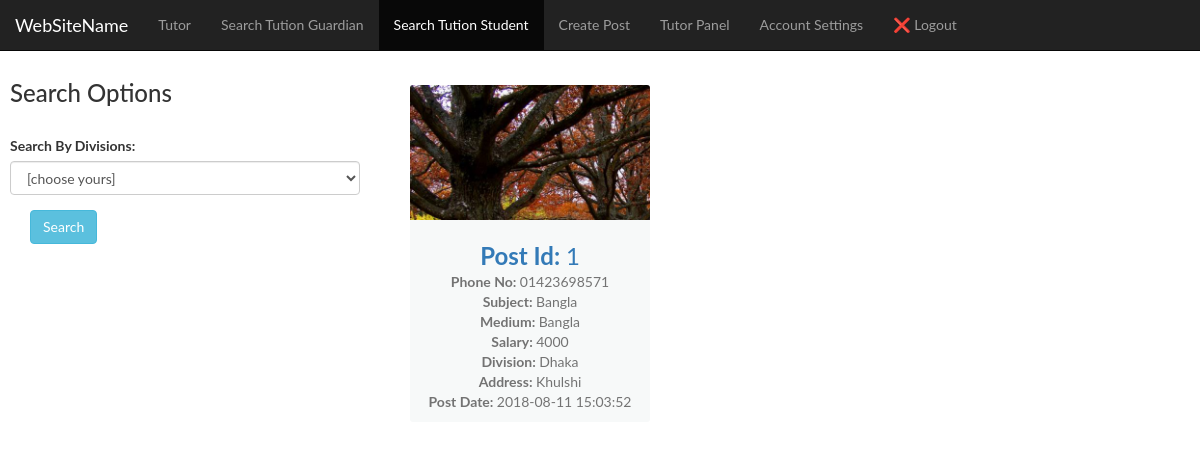
The page /searchTutionstudent.php on the database as committed earlier.
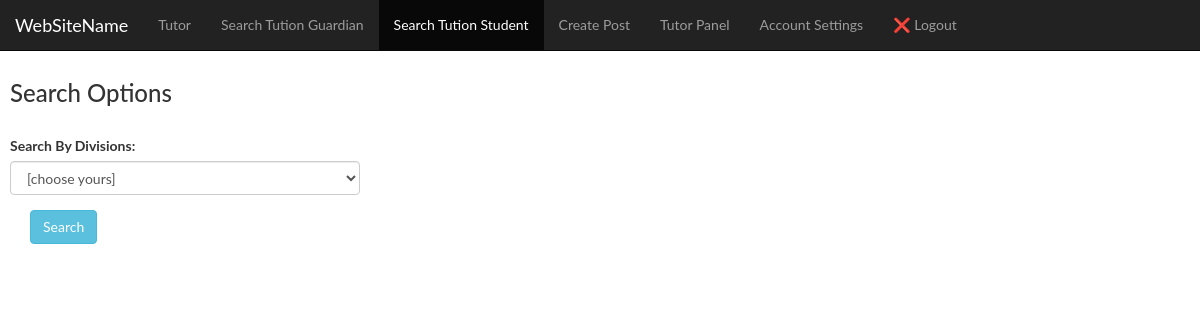
The same page on the database as committed later.
### tables this page shows
CREATE TABLE `st_post` (
  `post_id` int(10) NOT NULL,
  `st_id` varchar(15) NOT NULL,
  `subjects` varchar(15) NOT NULL,
  `medium` varchar(10) NOT NULL,
  `salary` int(8) NOT NULL,
  `divisions` varchar(15) NOT NULL,
  `address` varchar(25) NOT NULL,
  `dateTime` timestamp NOT NULL DEFAULT CURRENT_TIMESTAMP ON UPDATE CURRENT_TIMESTAMP
);

### searchTutionstudent.php (the view, shortened to what this page needs)
<?php
    require 'config.php';
?>
<!DOCTYPE html>
<html>
<head>
    <link href="css/bootstrap.min.css" rel="stylesheet">
    <link href="css/bootstrap.css" rel="stylesheet">
    <link href="style.css" rel="stylesheet">
    <link rel="stylesheet" type="text/css" media="screen" href="css/common.css" />
</head>
<body>
<nav class="navbar navbar-inverse navbar-fixed-top">
  <div class="container-fluid">
    <div class="navbar-header">
      <a class="navbar-brand" href="#">WebSiteName</a>
    </div>
    <ul class="nav navbar-nav">
    <li><a href="tutor.php">Tutor</a></li>
      <li><a href="searchTution.php">Search Tution Guardian</a></li>
      <li class="active"><a href="searchTutionstudent.php">Search Tution Student</a></li>
      <li><a href="post.php">Create Post</a></li>
      <li><a href="tutorPanel.php">Tutor Panel</a></li>
      <li><a href="infoupdate.php">Account Settings</a></li>
      <li><a href="logout.php"><?php echo '<span>&#10060</span>'?> Logout</a></li>
    </ul>
  </div>
</nav>
<div class="sidenav">
<h3>Search Options</h3>
        <br>
        <div class="form-group">
        <form action="#" method="post">
        <label for="sel1">Search By Divisions:</label>
        <select class="form-control" name="searchDivi">
                        <option value="all" selected>[choose yours]</option>
        </select>
        </div>
        <input type="submit" name="submit" class="btn btn-info" value="Search">
</div>
<div class="done">
<?php
$numOfCols = 3;
$rowCount = 0;
$bootstrapColWidth = 12 / $numOfCols;
?>
<div class="row">
<?php
            if(isset($_POST['submit']))
            {
                $division = $_POST['searchDivi'];
                if($division == "all"){$test = "all";}
                else{
                $test = "one";}
            }else {
                $test="all";
            }
            $sql = "SELECT post_id, st_id, subjects, medium, salary, divisions, address, dateTime FROM st_post";
            switch($test){
                case "all":
                    $sql .="";
                    break;
            }
			$rows = mysqli_query($conn, $sql) or die("database error:". mysqli_error($conn));
			while($row = mysqli_fetch_assoc($rows)){
            ?>
        <div class="col-md-<?php echo $bootstrapColWidth; ?>">
            <div class="card hovercard">
                <div class="cardheader">
				 </div>
                <div class="card-body info">
                    <div class="title">
                        <a href="#"><b>Post Id: </b><?php echo $row['post_id']; ?></a>
                    </div>
					<div class="desc"><b>Phone No: </b> <?php echo $row['st_id']; ?></div>
                    <div class="desc"><b>Subject: </b><?php echo $row['subjects']; ?></div>
                    <div class="desc"><b>Medium: </b><?php echo $row['medium']; ?></div>
                    <div class="desc"><b>Salary: </b><?php echo $row['salary']; ?></div>
                    <div class="desc"><b>Division: </b><?php echo $row['divisions']; ?></div>
                    <div class="desc"><b>Address: </b><?php echo $row['address']; ?></div>
                    <div class="desc"><b>Post Date: </b><?php echo $row['dateTime']; ?></div>
                </div>
            </div>
        </div>
        <?php $rowCount++;
    if($rowCount % $numOfCols == 0) echo '</div><div class="row">';} ?>
</div>
</div>
</body>
</html>

Rows that differ between the two databases and show on the page:
removed st_post: post_id "1", st "01423698571", subjects "Bangla", medium "Bangla", salary "4000", divisions "Dhaka", address "Khulshi", dateTime "2018-08-11 15:03:52"
